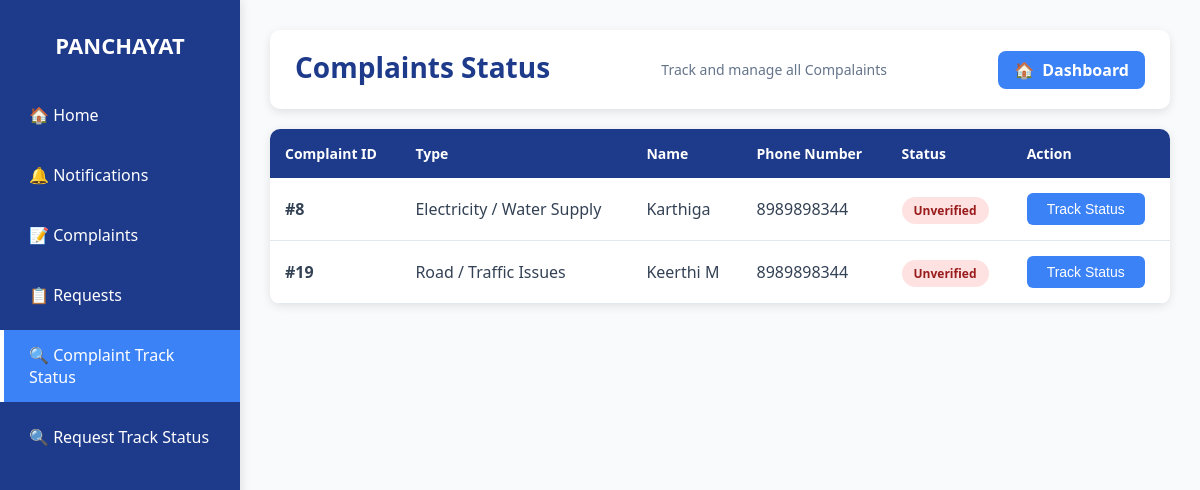
Screenshot of /trackstatus/ (signed in) with the database file from the repository.
### myapp/models.py (models this page shows, shortened)
class Complaint(models.Model):
    user = models.CharField(max_length=100,null=True)
    phone = models.CharField(max_length=100,null=True)
    address = models.TextField(max_length=255, null=True)
    location = models.CharField(max_length=255, null=True)
    complaint_type = models.CharField(max_length=100, null=True)
    description = models.TextField(max_length=500, null=True)
    file = models.FileField(upload_to='complaints/', blank=True, null=True)
    date_time = models.DateTimeField(default=timezone.now)
    supervisor_name= models.CharField(max_length=100,null=True)
    status = models.CharField(
        max_length=20,
        default='unverified'
    )

### myapp/views.py (the view)
# urls.py: path("trackstatus/", views.Trackstatus, name="Trackstatus"),
def Trackstatus(request):
    phoneno=request.session.get('phoneno')
    complaints = Complaint.objects.filter(phone=phoneno)
    return render(request, 'trackstatus.html', {
        'complaints': complaints
    })

### myapp/templates/trackstatus.html (shortened to what this page needs)
{% load static %}
<!DOCTYPE html>
<html lang="en">
<head>
</head>
<body>
    <div class="sidebar">
        <h2> PANCHAYAT</h2>
        <a href="{% url 'Mainpage' %}" >🏠 Home</a>
        <a href="{% url 'notification_page2' %}">🔔 Notifications</a>
        <a href="{% url 'complaint_form' %}">📝 Complaints</a>
        <a href="{% url 'requestform' %}" >📋 Requests</a>
         <a href="{% url 'Trackstatus' %}" class="active">🔍 Complaint Track Status</a>
  <a href="{% url 'Trackstatus2' %}">🔍 Request Track Status</a>
    </div>
    <div class="main-content">
        <div class="header">
            <h1>Complaints Status</h1>
            <p>Track and manage all Compalaints</p>
            <a href="{% url 'Mainpage' %}" class="back-btn">
            <span>🏠</span>
            <span>Dashboard</span>
      </a>
        </div>
        <div class="table-container">
            <table>
                <thead>
                    <tr>
                        <th>Complaint ID</th>
                        <th>Type</th>
                        <th>Name</th>
                        <th>Phone Number</th>
                        <th>Status</th>
                        <th>Action</th>
                    </tr>
                </thead>
                <tbody>
                    {% for r in complaints %}
                    <tr>
                        <td><strong>#{{ r.id }}</strong></td>
                        <td>{{ r.complaint_type }}</td>
                        <td>{{ r.user }}</td>
                        <td>{{ r.phone }}</td>
                        <td>
                            <span class="status-badge status-{{ r.status }}">
                                {{ r.status }}
                            </span>
                        </td>
                        <td>
                            <button class="track-btn" onclick="openModal({{ r.id }}, '{{ r.request_type }}', '{{ r.status }}')">
                                Track Status
                            </button>
                        </td>
                    </tr>
                    {% endfor %}
                </tbody>
            </table>
        </div>
    </div>
</body>
</html>

### myapp/templates/trackstatus.html (style rules this page uses)
* { margin: 0; padding: 0; box-sizing: border-box; }
body { font-family: 'Segoe UI', Tahoma, Geneva, Verdana, sans-serif; background: #ffffff; min-height: 100vh; }
.sidebar { width: 240px; background: #1e3a8a; color: white; padding-top: 30px; display: flex; flex-direction: column; position: fixed; left: 0; top: 0; bottom: 0; box-shadow: 2px 0 10px rgba(0,0,0,0.1); }
.sidebar h2 { text-align: center; margin-bottom: 25px; font-size: 22px; font-weight: bold; }
.sidebar a { display: block; padding: 14px 25px; color: white; text-decoration: none; font-size: 16px; margin: 5px 0; border-left: 4px solid transparent; transition: 0.3s; }
.sidebar a:hover, .sidebar .active { background: #3b82f6; border-left: 4px solid #ffffff; }
.main-content { margin-left: 240px; padding: 30px; background: #f8fafc; min-height: 100vh; }
.header { background: white; padding: 18px 25px; border-radius: 10px; display: flex; justify-content: space-between; align-items: center; box-shadow: 0 3px 10px rgba(0,0,0,0.1); margin-bottom: 20px; }
.back-btn { background: #3b82f6; color: white; padding: 8px 16px; border-radius: 8px; font-size: 16px; text-decoration: none; font-weight: 600; transition: 0.2s; display: flex; align-items: center; gap: 8px; }
.header h1 { color: #1e3a8a; font-size: 28px; margin-bottom: 5px; }
.header p { color: #64748b; font-size: 14px; }
.table-container { background: white; border-radius: 10px; box-shadow: 0 2px 10px rgba(0,0,0,0.1); overflow: hidden; }
table { width: 100%; border-collapse: collapse; }
thead { background: #1e3a8a; color: white; }
th { padding: 15px; text-align: left; font-weight: 600; font-size: 14px; }
td { padding: 15px; border-bottom: 1px solid #e2e8f0; color: #334155; }
.track-btn { background: #3b82f6; color: white; border: none; padding: 8px 20px; border-radius: 6px; cursor: pointer; font-size: 14px; transition: 0.3s; font-weight: 500; }
.status-badge { padding: 5px 12px; border-radius: 20px; font-size: 12px; font-weight: 600; text-transform: capitalize; }
.status-unverified { background: #fee2e2; color: #991b1b; }

### rows the page displays
Complaint: id "8", complaint_type "Electricity / Water Supply", user "Karthiga", phone "8989898344", status "Unverified"
Complaint: id "19", complaint_type "Road / Traffic Issues", user "Keerthi M", phone "8989898344", status "Unverified"
